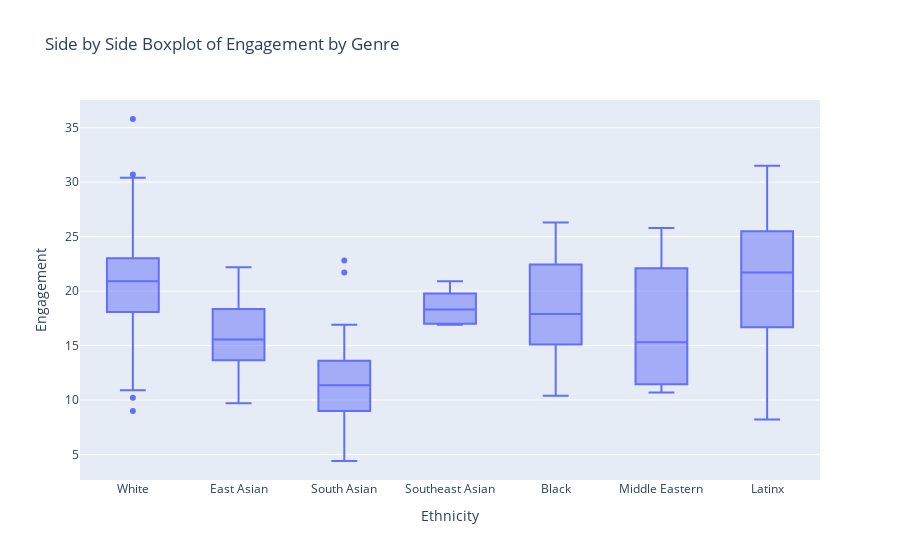

Notebook source saved alongside this figure:
### Code cell
fig = px.box(tiktok, x="Ethnicity", y="Engagement", title="Side by Side Boxplot of Engagement by Genre")
fig.show()

### Figure 1 — Plotly figure (JSON) as saved in the notebook; plotly's stock layout.template omitted (floating-point values rounded to 4 significant figures; data arrays with more than 128 entries replaced by an {"elided": "..."} marker saying what was removed)
{"data": [{"alignmentgroup": "True", "hovertemplate": "Ethnicity=%{x}<br>Engagement=%{y}<extra></extra>", "legendgroup": "", "marker": {"color": "#636efa"}, "name": "", "notched": false, "offsetgroup": "", "orientation": "v", "showlegend": false, "type": "box", "x": {"elided": "256 str values"}, "x0": " ", "xaxis": "x", "y": {"elided": "256 float values"}, "y0": " ", "yaxis": "y"}], "layout": {"boxmode": "group", "legend": {"tracegroupgap": 0}, "title": {"text": "Side by Side Boxplot of Engagement by Genre"}, "xaxis": {"anchor": "y", "domain": [0, 1], "title": {"text": "Ethnicity"}}, "yaxis": {"anchor": "x", "domain": [0, 1], "title": {"text": "Engagement"}}}}
